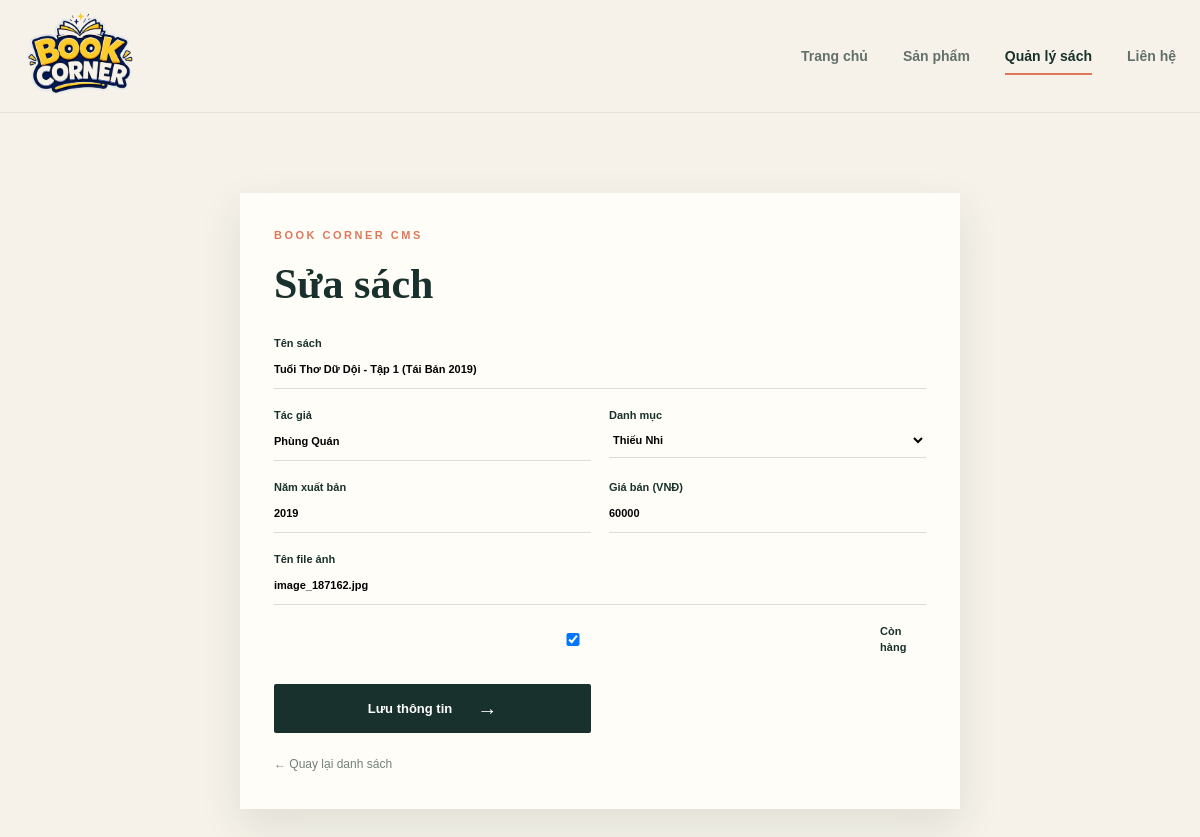
Page /admin/books/2/edit on the committed database.
### tables this page shows
CREATE TABLE book (
            id INTEGER PRIMARY KEY AUTOINCREMENT,
            category_id INTEGER NOT NULL,
            title TEXT NOT NULL,
            author TEXT NOT NULL,
            publish_year INTEGER,
            price INTEGER NOT NULL,
            image TEXT,
            in_stock INTEGER NOT NULL DEFAULT 1,
            FOREIGN KEY (category_id) REFERENCES category(id) ON UPDATE CASCADE ON DELETE RESTRICT
        );

CREATE TABLE category (
            id INTEGER PRIMARY KEY AUTOINCREMENT,
            name TEXT NOT NULL UNIQUE
        );

### app.py (the view, shortened to what this page needs)
@app.route("/admin/books/<int:book_id>/edit", methods=("GET", "POST"))
def admin_book_edit(book_id):
    db = get_db()
    book = db.execute("SELECT * FROM book WHERE id = ?", (book_id,)).fetchone()
    if book is None:
        return "Không tìm thấy sách", 404
    return render_template("admin_book_form.html", book=book, categories=db.execute("SELECT * FROM category ORDER BY name").fetchall(), page_title="Sửa sách")

### app.py (called while the page is built)
def get_db() -> sqlite3.Connection:
    if "db" not in g:
        g.db = sqlite3.connect(app.config["DATABASE"])
        g.db.row_factory = sqlite3.Row
        g.db.execute("PRAGMA foreign_keys = ON")
    return g.db

### templates/admin_book_form.html (shortened to what this page needs)
<!doctype html><html lang="vi"><head><link rel="stylesheet" href="{{ url_for('static', filename='css/style.css') }}"></head><body><header class="site-header"><div class="container nav-wrap"><a class="brand" href="{{ url_for('home') }}"><img src="{{ url_for('static', filename='images/logo.png') }}" alt="Book Corner logo"></a><nav class="main-nav" style="display:flex"><a href="{{ url_for('home') }}">Trang chủ</a><a href="{{ url_for('products') }}">Sản phẩm</a><a class="active" href="{{ url_for('admin_books') }}">Quản lý sách</a><a href="{{ url_for('contact') }}">Liên hệ</a></nav></div></header><main class="container admin-wrap"><section class="form-card"><p class="eyebrow">BOOK CORNER CMS</p><h1>{{ page_title }}</h1><form class="admin-form" method="post"><label class="full">Tên sách<input name="title" required value="{{ book.title if book else '' }}"></label><label>Tác giả<input name="author" required value="{{ book.author if book else '' }}"></label><label>Danh mục<select name="category_id" required>{% for category in categories %}<option value="{{ category.id }}" {% if book and book.category_id == category.id %}selected{% endif %}>{{ category.name }}</option>{% endfor %}</select></label><label>Năm xuất bản<input name="publish_year" type="number" value="{{ book.publish_year if book else '' }}"></label><label>Giá bán (VNĐ)<input name="price" type="number" min="0" value="{{ book.price if book else 0 }}"></label><label class="full">Tên file ảnh<input name="image" placeholder="vi-du.jpg" value="{{ book.image if book else '' }}"></label><label class="check-label full"><input name="in_stock" type="checkbox" {% if not book or book.in_stock %}checked{% endif %}> Còn hàng</label><button class="button button-dark" type="submit">Lưu thông tin <span>→</span></button></form><a class="back-link" href="{{ url_for('admin_books') }}">← Quay lại danh sách</a></section></main></body></html>

### static/css/style.css (style rules this page uses)
:root { --ink:#19312c;--cream:#f6f2e9;--paper:#fffdf8;--coral:#df7759;--gold:#e9b950;--line:#dedbd2;--muted:#72807b;--shadow:0 16px 40px rgba(25,49,44,.10) }
* { box-sizing:border-box }
html { scroll-behavior:smooth }
body { margin:0;background:var(--cream);color:var(--ink);font-family:'DM Sans',sans-serif;line-height:1.5 }
a { color:inherit;text-decoration:none }
button,input,select,textarea { font:inherit }
button { cursor:pointer }
.container { width:min(1180px,calc(100% - 48px));margin:0 auto }
.site-header { border-bottom:1px solid rgba(25,49,44,.08);background:rgba(246,242,233,.92);backdrop-filter:blur(12px);position:relative;z-index:5 }
.nav-wrap { min-height:86px;display:flex;align-items:center;gap:52px }
.brand img { width:112px;height:auto;display:block }
.main-nav { display:flex;gap:35px;font-size:14px;font-weight:600;margin-left:auto }
.main-nav a { padding:10px 0;color:#64706c;position:relative }
.main-nav a:after { content:'';position:absolute;left:0;right:100%;bottom:2px;height:2px;background:var(--coral);transition:right .25s }
.main-nav a:hover:after,.main-nav a.active:after { right:0 }
.main-nav a.active { color:var(--ink) }
.eyebrow { font-size:11px;letter-spacing:2.5px;font-weight:700;color:var(--coral);margin:0 0 17px }
.button { border:0;border-radius:2px;display:inline-flex;align-items:center;justify-content:center;gap:25px;padding:15px 20px;font-weight:700;font-size:13px;transition:transform .2s,background .2s }
.button-dark { background:var(--ink);color:#fff }
.button span { font-size:20px;line-height:0 }

### templates/admin_book_form.html (style rules this page uses)
.admin-wrap { padding:20px 0 90px }
.form-card { max-width:720px;background:var(--paper);padding:34px;box-shadow:var(--shadow);margin:60px auto }
.form-card h1 { font:700 42px/1.1 'Playfair Display',serif;margin:0 0 28px }
.admin-form { display:grid;grid-template-columns:1fr 1fr;gap:18px }
.admin-form label { font-size:11px;font-weight:700 }
.admin-form label.full { grid-column:1/-1 }
.admin-form input,.admin-form select { display:block;width:100%;border:0;border-bottom:1px solid var(--line);background:transparent;padding:10px 0;outline:0 }
.check-label { display:flex;gap:9px;align-items:center }
.admin-form .button { margin-top:10px }
.back-link { display:inline-block;margin-top:22px;font-size:12px;color:var(--muted) }

### rows in the picture
book: title "Tuổi Thơ Dữ Dội - Tập 1 (Tái Bản 2019)", author "Phùng Quán", category_id "Thiếu Nhi", publish_year "2019", price "60000", image "image_187162.jpg", in_stock "☑"

### other values in the picture
{{ page_title }} "Sửa sách"
